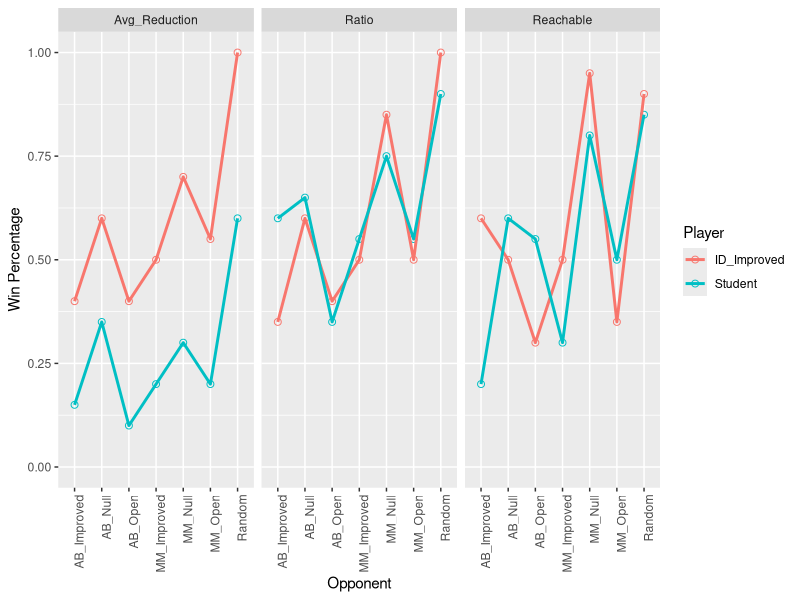

The R source for this figure:
## ---- chunk 1
knitr::opts_chunk$set(cache = FALSE)
## ---- chunk 2
library(ggplot2)
## ---- chunk 3
df <- data.frame(Heuristic = character(),
                 Player = character(), 
                 Opponent = character(), 
                 Wins = numeric(),
                 Losses = numeric(),
                 stringsAsFactors = TRUE)

df <- rbind(df, data.frame(Heuristic="Ratio",Player="ID_Improved",Opponent="Random",Wins=20,Losses=0))
df <- rbind(df, data.frame(Heuristic="Ratio",Player="ID_Improved",Opponent="MM_Null",Wins=17,Losses=3))
df <- rbind(df, data.frame(Heuristic="Ratio",Player="ID_Improved",Opponent="MM_Open",Wins=10,Losses=10))
df <- rbind(df, data.frame(Heuristic="Ratio",Player="ID_Improved",Opponent="MM_Improved",Wins=10,Losses=10))
df <- rbind(df, data.frame(Heuristic="Ratio",Player="ID_Improved",Opponent="AB_Null",Wins=12,Losses=8))
df <- rbind(df, data.frame(Heuristic="Ratio",Player="ID_Improved",Opponent="AB_Open",Wins=8,Losses=12))
df <- rbind(df, data.frame(Heuristic="Ratio",Player="ID_Improved",Opponent="AB_Improved",Wins=7,Losses=13))

df <- rbind(df, data.frame(Heuristic="Ratio",Player="Student",Opponent="Random",Wins=18,Losses=2))
df <- rbind(df, data.frame(Heuristic="Ratio",Player="Student",Opponent="MM_Null",Wins=15,Losses=5))
df <- rbind(df, data.frame(Heuristic="Ratio",Player="Student",Opponent="MM_Open",Wins=11,Losses=9))
df <- rbind(df, data.frame(Heuristic="Ratio",Player="Student",Opponent="MM_Improved",Wins=11,Losses=9))
df <- rbind(df, data.frame(Heuristic="Ratio",Player="Student",Opponent="AB_Null",Wins=13,Losses=7))
df <- rbind(df, data.frame(Heuristic="Ratio",Player="Student",Opponent="AB_Open",Wins=7,Losses=13))
df <- rbind(df, data.frame(Heuristic="Ratio",Player="Student",Opponent="AB_Improved",Wins=12,Losses=8))

df <- rbind(df, data.frame(Heuristic="Avg_Reduction",Player="ID_Improved",Opponent="Random",Wins=20,Losses=0))
df <- rbind(df, data.frame(Heuristic="Avg_Reduction",Player="ID_Improved",Opponent="MM_Null",Wins=14,Losses=6))
df <- rbind(df, data.frame(Heuristic="Avg_Reduction",Player="ID_Improved",Opponent="MM_Open",Wins=11,Losses=9))
df <- rbind(df, data.frame(Heuristic="Avg_Reduction",Player="ID_Improved",Opponent="MM_Improved",Wins=10,Losses=10))
df <- rbind(df, data.frame(Heuristic="Avg_Reduction",Player="ID_Improved",Opponent="AB_Null",Wins=12,Losses=8))
df <- rbind(df, data.frame(Heuristic="Avg_Reduction",Player="ID_Improved",Opponent="AB_Open",Wins=8,Losses=12))
df <- rbind(df, data.frame(Heuristic="Avg_Reduction",Player="ID_Improved",Opponent="AB_Improved",Wins=8,Losses=12))

df <- rbind(df, data.frame(Heuristic="Avg_Reduction",Player="Student",Opponent="Random",Wins=12,Losses=8))
df <- rbind(df, data.frame(Heuristic="Avg_Reduction",Player="Student",Opponent="MM_Null",Wins=6,Losses=14))
df <- rbind(df, data.frame(Heuristic="Avg_Reduction",Player="Student",Opponent="MM_Open",Wins=4,Losses=16))
df <- rbind(df, data.frame(Heuristic="Avg_Reduction",Player="Student",Opponent="MM_Improved",Wins=4,Losses=16))
df <- rbind(df, data.frame(Heuristic="Avg_Reduction",Player="Student",Opponent="AB_Null",Wins=7,Losses=13))
df <- rbind(df, data.frame(Heuristic="Avg_Reduction",Player="Student",Opponent="AB_Open",Wins=2,Losses=18))
df <- rbind(df, data.frame(Heuristic="Avg_Reduction",Player="Student",Opponent="AB_Improved",Wins=3,Losses=17))

df <- rbind(df, data.frame(Heuristic="Reachable",Player="ID_Improved",Opponent="Random",Wins=18,Losses=2))
df <- rbind(df, data.frame(Heuristic="Reachable",Player="ID_Improved",Opponent="MM_Null",Wins=19,Losses=1))
df <- rbind(df, data.frame(Heuristic="Reachable",Player="ID_Improved",Opponent="MM_Open",Wins=7,Losses=13))
df <- rbind(df, data.frame(Heuristic="Reachable",Player="ID_Improved",Opponent="MM_Improved",Wins=10,Losses=10))
df <- rbind(df, data.frame(Heuristic="Reachable",Player="ID_Improved",Opponent="AB_Null",Wins=10,Losses=10))
df <- rbind(df, data.frame(Heuristic="Reachable",Player="ID_Improved",Opponent="AB_Open",Wins=6,Losses=14))
df <- rbind(df, data.frame(Heuristic="Reachable",Player="ID_Improved",Opponent="AB_Improved",Wins=12,Losses=8))

df <- rbind(df, data.frame(Heuristic="Reachable",Player="Student",Opponent="Random",Wins=17,Losses=3))
df <- rbind(df, data.frame(Heuristic="Reachable",Player="Student",Opponent="MM_Null",Wins=16,Losses=4))
df <- rbind(df, data.frame(Heuristic="Reachable",Player="Student",Opponent="MM_Open",Wins=10,Losses=10))
df <- rbind(df, data.frame(Heuristic="Reachable",Player="Student",Opponent="MM_Improved",Wins=6,Losses=14))
df <- rbind(df, data.frame(Heuristic="Reachable",Player="Student",Opponent="AB_Null",Wins=12,Losses=8))
df <- rbind(df, data.frame(Heuristic="Reachable",Player="Student",Opponent="AB_Open",Wins=11,Losses=9))
df <- rbind(df, data.frame(Heuristic="Reachable",Player="Student",Opponent="AB_Improved",Wins=4,Losses=16))

## ---- chunk 4
df["WinPercent"] <- df["Wins"]/(df["Wins"]+df["Losses"])
plot <- ggplot(df, aes(x = Opponent, y = WinPercent, group = Player, col = Player)) + 
  geom_point(size = 2, shape = 21) + 
  geom_line(linetype = "solid", size = 1) + 
  facet_grid(. ~ Heuristic) +
  ylim(0, 1) +
  ylab("Win Percentage") +
  theme(axis.text.x = element_text(angle = 90, hjust = 1))
plot
